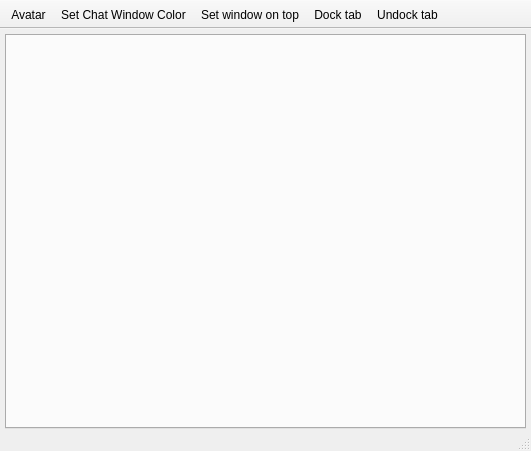
<?xml version="1.0" encoding="UTF-8"?>
<ui version="4.0">
 <class>PopupChatWindow</class>
 <widget class="QMainWindow" name="PopupChatWindow">
  <property name="geometry">
   <rect>
    <x>0</x>
    <y>0</y>
    <width>531</width>
    <height>451</height>
   </rect>
  </property>
  <property name="windowTitle">
   <string notr="true">MainWindow</string>
  </property>
  <widget class="QWidget" name="chatcentralwidget">
   <layout class="QHBoxLayout" name="horizontalLayout">
    <property name="leftMargin">
     <number>5</number>
    </property>
    <property name="topMargin">
     <number>5</number>
    </property>
    <property name="rightMargin">
     <number>5</number>
    </property>
    <property name="bottomMargin">
     <number>0</number>
    </property>
    <item>
     <widget class="ChatTabWidget" name="tabWidget">
      <property name="tabsClosable">
       <bool>true</bool>
      </property>
      <property name="movable">
       <bool>true</bool>
      </property>
     </widget>
    </item>
   </layout>
  </widget>
  <widget class="QStatusBar" name="chatstatusbar"/>
  <widget class="QToolBar" name="chattoolBar">
   <property name="movable">
    <bool>false</bool>
   </property>
   <property name="allowedAreas">
    <set>Qt::LeftToolBarArea|Qt::TopToolBarArea</set>
   </property>
   <property name="iconSize">
    <size>
     <width>32</width>
     <height>32</height>
    </size>
   </property>
   <property name="floatable">
    <bool>false</bool>
   </property>
   <attribute name="toolBarArea">
    <enum>TopToolBarArea</enum>
   </attribute>
   <attribute name="toolBarBreak">
    <bool>false</bool>
   </attribute>
   <addaction name="actionAvatar"/>
   <addaction name="actionColor"/>
   <addaction name="actionSetOnTop"/>
   <addaction name="actionDockTab"/>
   <addaction name="actionUndockTab"/>
  </widget>
  <action name="actionAvatar">
   <property name="icon">
    <iconset resource="../images.qrc">
     <normaloff>:/images/no_avatar_70.png</normaloff>:/images/no_avatar_70.png</iconset>
   </property>
   <property name="text">
    <string>Avatar</string>
   </property>
   <property name="toolTip">
    <string>Set your Avatar Picture</string>
   </property>
  </action>
  <action name="actionDockTab">
   <property name="icon">
    <iconset resource="../images.qrc">
     <normaloff>:/images/tab-dock.png</normaloff>:/images/tab-dock.png</iconset>
   </property>
   <property name="text">
    <string>Dock tab</string>
   </property>
   <property name="toolTip">
    <string>Dock tab</string>
   </property>
  </action>
  <action name="actionUndockTab">
   <property name="icon">
    <iconset resource="../images.qrc">
     <normaloff>:/images/tab-undock.png</normaloff>:/images/tab-undock.png</iconset>
   </property>
   <property name="text">
    <string>Undock tab</string>
   </property>
   <property name="toolTip">
    <string>Undock tab</string>
   </property>
  </action>
  <action name="actionColor">
   <property name="icon">
    <iconset resource="../images.qrc">
     <normaloff>:/images/highlight.png</normaloff>:/images/highlight.png</iconset>
   </property>
   <property name="text">
    <string>Set Chat Window Color</string>
   </property>
   <property name="toolTip">
    <string>Set Chat Window Color</string>
   </property>
  </action>
  <action name="actionSetOnTop">
   <property name="checkable">
    <bool>true</bool>
   </property>
   <property name="icon">
    <iconset resource="../images.qrc">
     <normaloff>:/images/pin32.png</normaloff>:/images/pin32.png</iconset>
   </property>
   <property name="text">
    <string>Set window on top</string>
   </property>
   <property name="toolTip">
    <string>Set window on top</string>
   </property>
  </action>
 </widget>
 <customwidgets>
  <customwidget>
   <class>ChatTabWidget</class>
   <extends>QTabWidget</extends>
   <header location="global">gui/chat/ChatTabWidget.h</header>
   <container>1</container>
  </customwidget>
 </customwidgets>
 <resources>
  <include location="../images.qrc"/>
 </resources>
 <connections/>
</ui>
